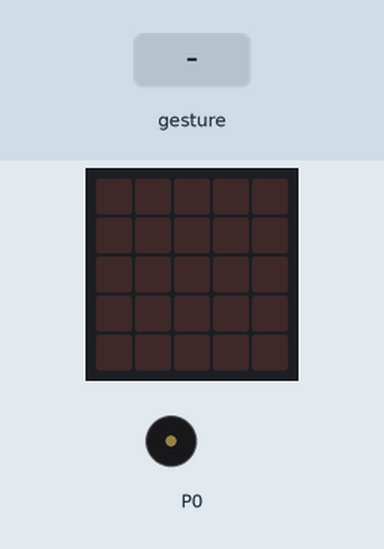
This program was run on a simulated BBC micro:bit (MakeCode). On the bench: the board's 5×5 LED display, buzzer (waves = sounding). Inputs (shaded band) come from the test bench. Random numbers come from a fixed seed; a tilt is held for 1.5 s and a shake lasts 1 s, then the board lies face up again.

Above: at 1.2 s.
1.3 s: gesture 'shake'
At 2.15 s:
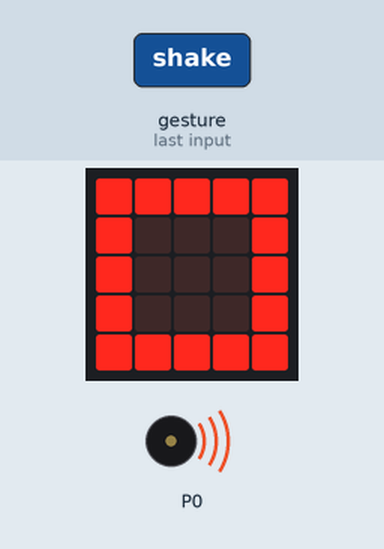
At 2.7 s:
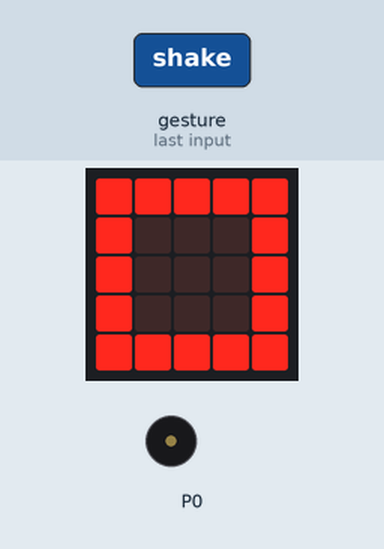
3.9 s: gesture 'shake'
At 5.8 s:
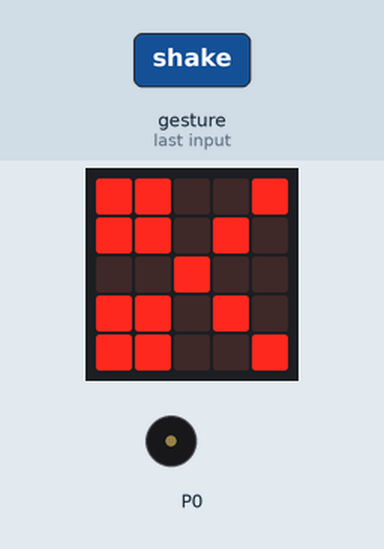
Timing chart, 0 to 7.3 s (numbered marks = the images above; inputs shaded):
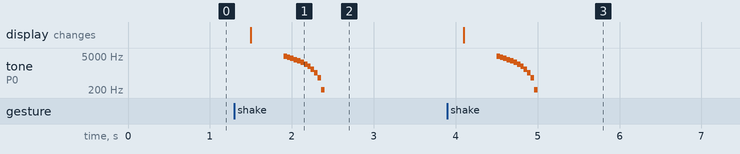

The program:

main.ts
```typescript
let mano = 0
input.onGesture(Gesture.Shake, function () {
    mano = randint(1, 3)
    if (mano == 1) {
        basic.showLeds(`
            # # # # #
            # . . . #
            # . . . #
            # . . . #
            # # # # #
            `)
        music.playSoundEffect(music.createSoundEffect(WaveShape.Sine, 5000, 0, 255, 0, 500, SoundExpressionEffect.None, InterpolationCurve.Linear), SoundExpressionPlayMode.UntilDone)
    } else if (mano == 2) {
        basic.showLeds(`
            . . . . .
            . # # # .
            . # # # .
            . # # # .
            . . . . .
            `)
        music.playSoundEffect(music.createSoundEffect(WaveShape.Sine, 5000, 0, 255, 0, 500, SoundExpressionEffect.None, InterpolationCurve.Linear), SoundExpressionPlayMode.UntilDone)
    } else {
        basic.showLeds(`
            # # . . #
            # # . # .
            . . # . .
            # # . # .
            # # . . #
            `)
        music.playSoundEffect(music.createSoundEffect(WaveShape.Sine, 5000, 0, 255, 0, 500, SoundExpressionEffect.None, InterpolationCurve.Linear), SoundExpressionPlayMode.UntilDone)
    }
})
basic.forever(function () {

})
```

test.ts
```typescript
// aquí va el archivo "tests"; esto no se compilará cuando este paquete se utilice como una extensión.
```

Measured:
- after the input at 1.3 s, tone on P0: plays 4791 Hz for 0.04 s, 4375 Hz for 0.04 s, 3958 Hz for 0.04 s, 3541 Hz for 0.04 s, 3125 Hz for 0.04 s, 2708 Hz for 0.04 s … (12 notes in this stretch), starting after 0.60 s; the display: changes after 0.20 s (image 1)
- after the input at 3.9 s, tone on P0: plays 4791 Hz for 0.04 s, 4375 Hz for 0.04 s, 3958 Hz for 0.04 s, 3541 Hz for 0.04 s, 3125 Hz for 0.04 s, 2708 Hz for 0.04 s … (12 notes in this stretch), starting after 0.60 s; the display: changes after 0.20 s (image 3)
